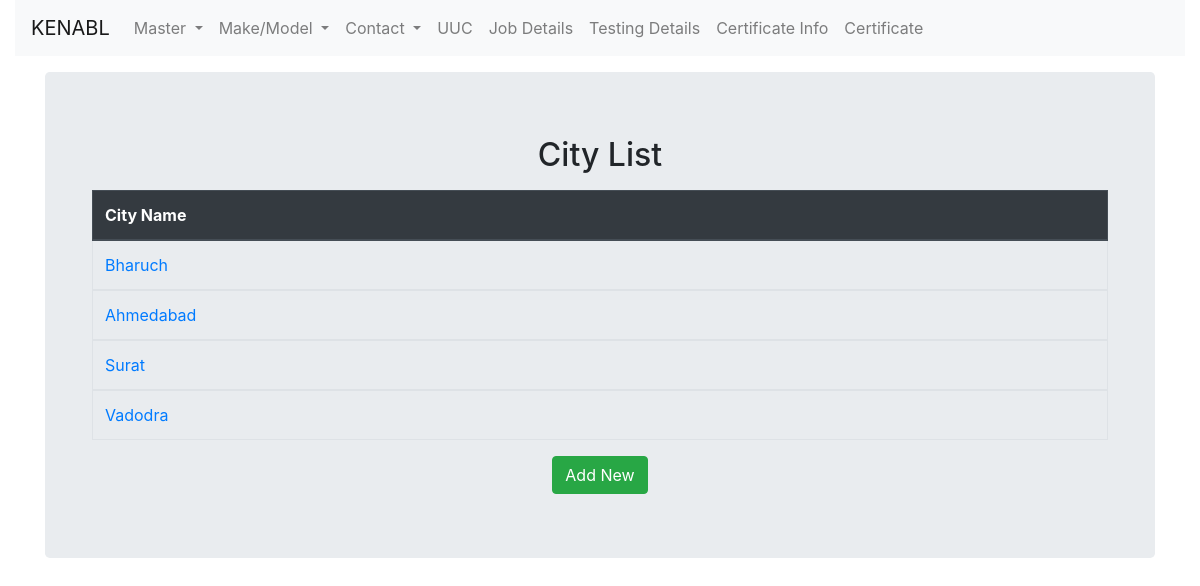
The page /contact/citylist/ on the database its author committed.
### contact/models.py (models this page shows, shortened)
class city(models.Model):
    country = models.ForeignKey('country', on_delete=models.CASCADE, null=True, blank=True)
    state = models.ForeignKey('state', on_delete=models.CASCADE, null=True, blank=True)
    name = models.CharField(max_length=256)

### contact/views.py (the view)
# urls.py: path('citylist/', views.CityListView.as_view(),name='city_list'),
class CityListView(ListView):
    context_object_name = 'ct_list'
    model = city
    template_name = 'contact/city_list.html'

### contact/templates/contact/city_list.html (shortened to what this page needs)
{% extends 'masterinstrument/base.html' %}
{% block content %}
  <div class="container">
   <div class="jumbotron">
     <div>
          <h2 style="text-align:center;">City List</h2>
    </div>
    <div class="container">
      <table class="table table-bordered">
        <thead class="thead-dark">
      <tr>
        <th scope="col">City Name</th>
      </tr>
    </thead>
  {% for city in ct_list %}
  <tbody>
    <tr>
      <td><a href="{% url 'citydetail' pk=city.pk %}">{{city.name}}</a></td>
    </tr>
  </tbody>
  {% endfor %}
</table>
  <div class="text-center">
    <a class='btn btn-success' href="{% url 'citycreate' %}">Add New</a>
  </div>
</div>
  </div>
  </div>
{% endblock %}

### rows shown on the page
city: name "Bharuch"
city: name "Ahmedabad"
city: name "Surat"
city: name "Vadodra"
